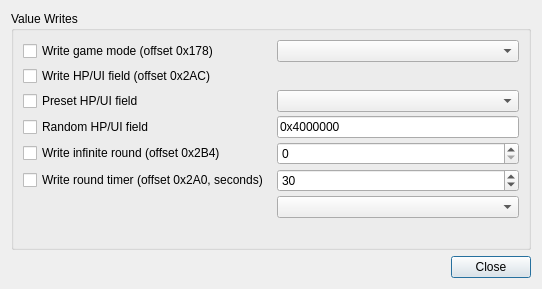
<?xml version="1.0" encoding="UTF-8"?>
<ui version="4.0">
 <class>ValueWritesDialog</class>
 <widget class="QDialog" name="ValueWritesDialog">
  <property name="windowTitle"><string>Value Writes</string></property>
  <layout class="QVBoxLayout" name="dialogLayout">
   <item>
    <widget class="QGroupBox" name="valuesBox">
     <property name="minimumSize"><size><width>520</width><height>0</height></size></property>
     <property name="title"><string>Value Writes</string></property>
     <layout class="QGridLayout" name="valuesGrid">
      <property name="horizontalSpacing"><number>8</number></property>
      <property name="verticalSpacing"><number>4</number></property>
      <item row="0" column="0"><widget class="QCheckBox" name="writeModeCheckbox"><property name="text"><string>Write game mode (offset 0x178)</string></property></widget></item>
      <item row="0" column="1"><widget class="QComboBox" name="modePresetCombo"><property name="minimumSize"><size><width>230</width><height>0</height></size></property></widget></item>
      <item row="1" column="0"><widget class="QCheckBox" name="writeHpCheckbox"><property name="text"><string>Write HP/UI field (offset 0x2AC)</string></property></widget></item>
      <item row="2" column="0"><widget class="QCheckBox" name="hpPresetCheckbox"><property name="text"><string>Preset HP/UI field</string></property></widget></item>
      <item row="2" column="1"><widget class="QComboBox" name="hpPresetCombo"><property name="minimumSize"><size><width>118</width><height>0</height></size></property></widget></item>
      <item row="3" column="0"><widget class="QCheckBox" name="hpRandomCheckbox"><property name="text"><string>Random HP/UI field</string></property></widget></item>
      <item row="3" column="1"><widget class="QLineEdit" name="hpEdit"><property name="text"><string>0x4000000</string></property></widget></item>
      <item row="4" column="0"><widget class="QCheckBox" name="writeInfiniteRoundCheckbox"><property name="text"><string>Write infinite round (offset 0x2B4)</string></property></widget></item>
      <item row="4" column="1"><widget class="QSpinBox" name="infiniteRoundSpin"><property name="maximum"><number>2147483647</number></property></widget></item>
      <item row="5" column="0"><widget class="QCheckBox" name="roundTimerCheckbox"><property name="text"><string>Write round timer (offset 0x2A0, seconds)</string></property></widget></item>
      <item row="5" column="1"><widget class="QSpinBox" name="roundTimerSecondsSpin"><property name="maximum"><number>1000000</number></property><property name="value"><number>30</number></property></widget></item>
      <item row="6" column="1"><widget class="QComboBox" name="roundTimePresetCombo"><property name="minimumSize"><size><width>170</width><height>0</height></size></property></widget></item>
      <item row="7" column="0"><spacer name="verticalSpacer"><property name="orientation"><enum>Qt::Vertical</enum></property><property name="sizeHint" stdset="0"><size><width>20</width><height>20</height></size></property></spacer></item>
     </layout>
    </widget>
   </item>
   <item><widget class="QDialogButtonBox" name="dialogButtonBox"><property name="standardButtons"><set>QDialogButtonBox::Close</set></property></widget></item>
  </layout>
 </widget>
 <connections>
  <connection><sender>dialogButtonBox</sender><signal>rejected()</signal><receiver>ValueWritesDialog</receiver><slot>reject()</slot></connection>
 </connections>
</ui>
